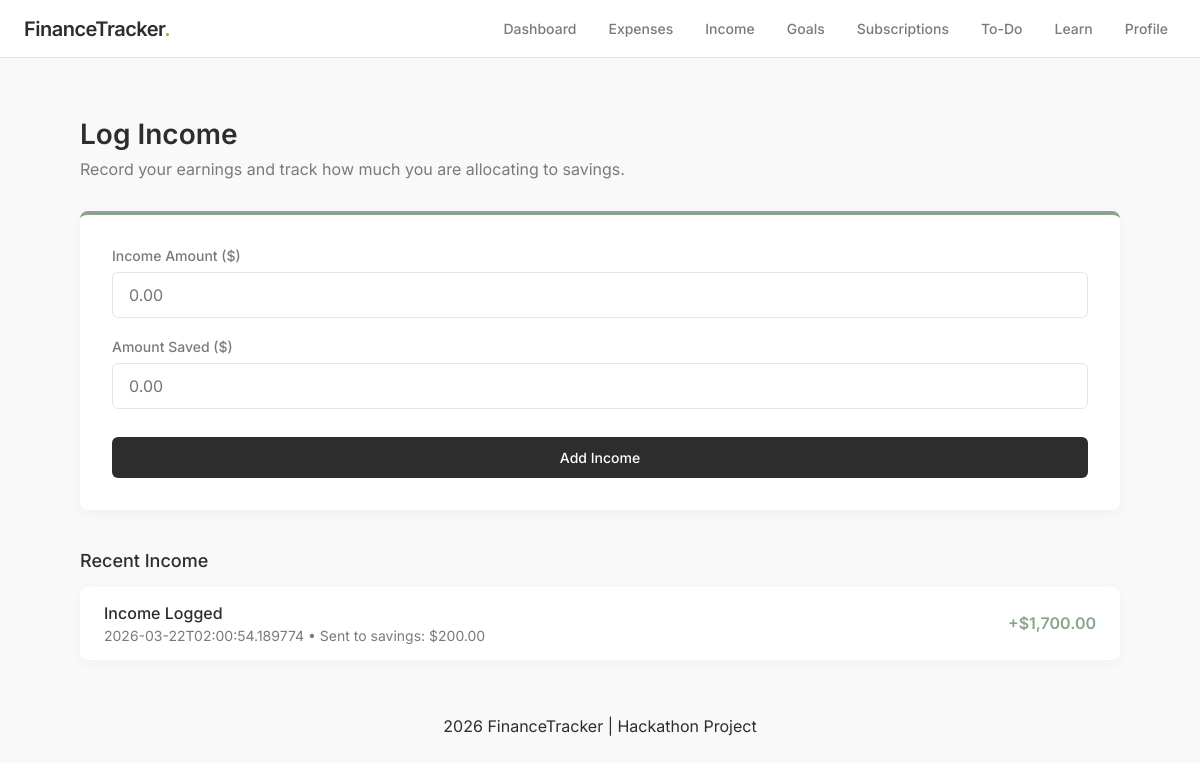
The app's page /income/oleksii, older data.
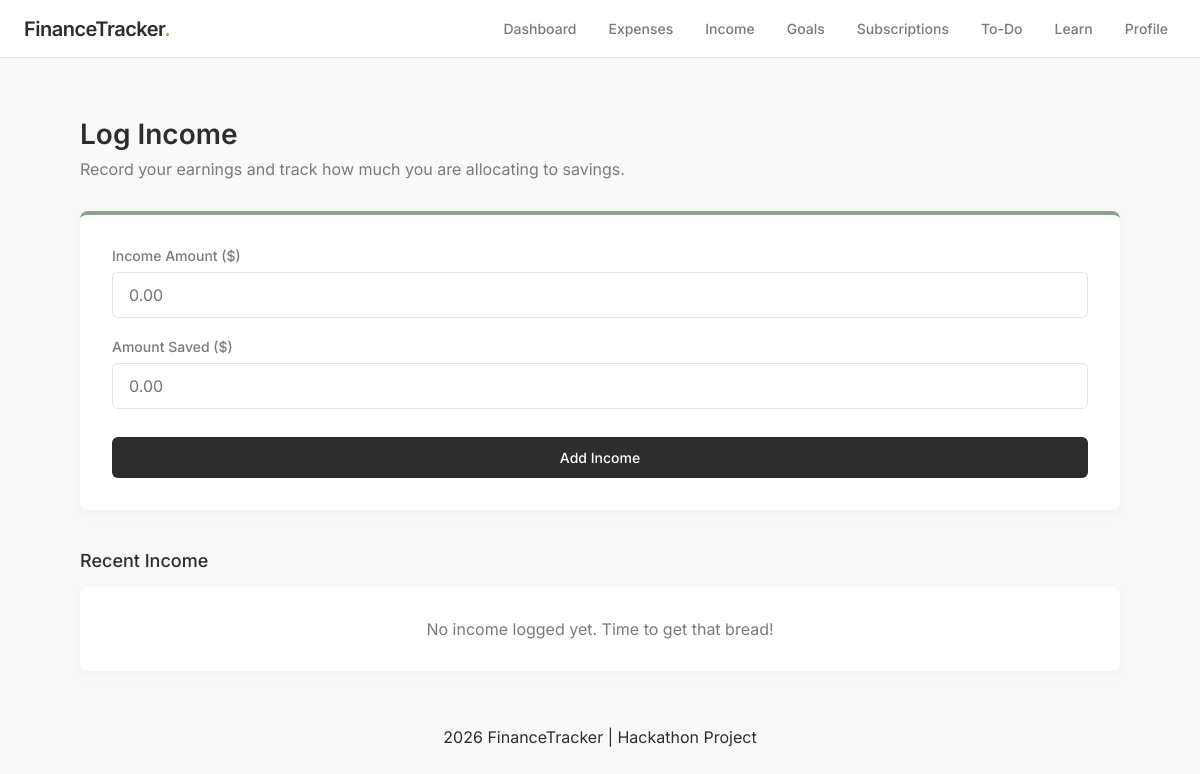
The same page, newer data.
### tables this page shows
CREATE TABLE income (
        id INTEGER PRIMARY KEY AUTOINCREMENT,
        user_id INTEGER,
        amount REAL,
        saved REAL,
        date TEXT
    );

### app.py (the view, shortened to what this page needs)
@app.route("/income/<username>", methods=["GET", "POST"])
def income(username):
    user_id = get_user_id(username)
    if not user_id:
        return redirect(url_for("index"))
    conn = get_db()
    data = conn.execute(
        "SELECT * FROM income WHERE user_id=? ORDER BY date DESC",
        (user_id,)
    ).fetchall()
    conn.close()
    return render_template("income.html", data=data, username=username)

### app.py (called while the page is built)
def get_db():
    conn = sqlite3.connect(DB)
    conn.row_factory = sqlite3.Row
    return conn

def get_user_id(username):
    conn = get_db()
    user = conn.execute(
        "SELECT id FROM users WHERE username=?",
        (username,)
    ).fetchone()
    conn.close()
    return user["id"] if user else None

@app.context_processor
def inject_user():
    username = request.view_args.get("username") if request.view_args else None
    return dict(current_user=username)

### templates/income.html (shortened to what this page needs)
{% extends "layout.html" %}
{% block navbar %}
    {% include "navbar.html" %}
{% endblock %}
{% block content %}
<div class="container">
    <div class="dashboard-header">
        <h1>Log Income</h1>
        <p>Record your earnings and track how much you are allocating to savings.</p>
    </div>
    <div class="form-card" style="border-top-color: #8CA38D;">
        <form method="POST">
            <div class="form-group">
                <label>Income Amount ($)</label>
                <input type="number" step="0.01" name="amount" class="form-control" placeholder="0.00" required>
            </div>
            <div class="form-group">
                <label>Amount Saved ($)</label>
                <input type="number" step="0.01" name="saved" class="form-control" placeholder="0.00" required>
            </div>
            <button type="submit" class="btn-primary" style="width: 100%; margin-top: 8px;">Add Income</button>
        </form>
    </div>
    <h3 class="section-title">Recent Income</h3>
    <div class="transaction-list">
        {% if data %}
            {% for i in data %}
                <div class="transaction-item">
                    <div class="tx-details">
                        <h4>Income Logged</h4>
                        <p>{{ i.date }} • Sent to savings: ${{ "{:,.2f}".format(i.saved|float) }}</p>
                    </div>
                    <div class="tx-amount" style="color: #8CA38D;">
                        +${{ "{:,.2f}".format(i.amount|float) }}
                    </div>
                </div>
            {% endfor %}
        {% else %}
            <div class="empty-state" style="padding: 32px; text-align: center; color: #7A7A7A;">
                No income logged yet. Time to get that bread!
            </div>
        {% endif %}
    </div>
</div>
{% endblock %}

Row changes from the older to the newer data that the page shows:
removed income: date "2026-03-22T02:00:54.189774", saved "200.00", amount "1,700.00"
Text that changed along with them:
text now shown: "No income logged yet. Time to get that bread!"
